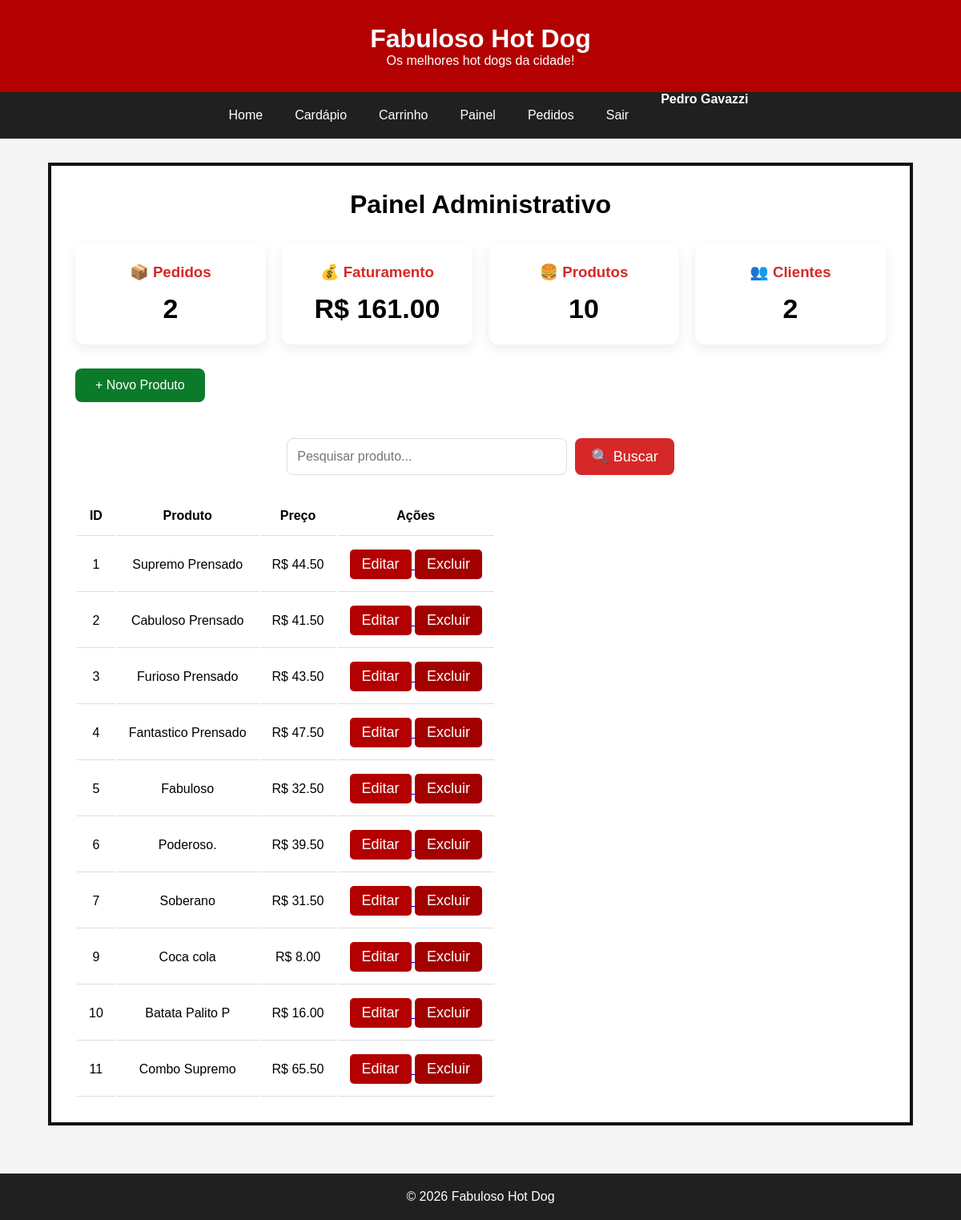
The page /admin (signed in) on the database its author committed.
### tables this page shows
CREATE TABLE produtos(

    id INTEGER PRIMARY KEY AUTOINCREMENT,

    nome TEXT NOT NULL,

    descricao TEXT NOT NULL,

    preco REAL NOT NULL,

    imagem TEXT

, categoria TEXT NOT NULL DEFAULT [Lanches]);

### routes/admin.py (the view)
@admin.route("/admin")
def painel():
    if "admin" not in session:
        return redirect(url_for("auth.login"))
    pesquisa = request.args.get("pesquisa", "")
    if pesquisa:
        produtos = pesquisar_produtos(pesquisa)
    else:
        produtos = listar_produtos()
    dados = dashboard()
    return render_template(
        "admin/admin.html",
        produtos=produtos,
        dashboard=dados,
        pesquisa=pesquisa
    )

### database/database.py (called while the page is built)
def conectar():
    caminho = os.path.abspath("database.db")
    print(f"Banco utilizado: {caminho}")
    conexao = sqlite3.connect("database.db")
    conexao.row_factory = sqlite3.Row
    return conexao

def listar_produtos():
    conexao = conectar()
    cursor = conexao.cursor()
    cursor.execute("""
        SELECT
            id,
            nome,
            descricao,
            preco,
            imagem
        FROM produtos
    """)
    produtos = cursor.fetchall()
    conexao.close()
    return produtos

def dashboard():
    conexao = conectar()
    cursor = conexao.cursor()
    cursor.execute("SELECT COUNT(*) FROM pedidos")
    total_pedidos = cursor.fetchone()[0]
    cursor.execute("SELECT SUM(total) FROM pedidos")
    faturamento = cursor.fetchone()[0] or 0
    cursor.execute("SELECT COUNT(*) FROM produtos")
    total_produtos = cursor.fetchone()[0]
    cursor.execute("SELECT COUNT(DISTINCT telefone) FROM pedidos")
    total_clientes = cursor.fetchone()[0]
    conexao.close()
    return {
        "pedidos": total_pedidos,
        "faturamento": faturamento,
        "produtos": total_produtos,
        "clientes": total_clientes
    }

### templates/admin/admin.html
    {% extends "base.html" %}
{% block conteudo %}
<div class="container-admin">
    <h1>Painel Administrativo</h1>
<div class="cards-dashboard">
    <div class="card-dashboard">
        <h3>📦 Pedidos</h3>
        <span>{{ dashboard.pedidos }}</span>
    </div>
    <div class="card-dashboard">
        <h3>💰 Faturamento</h3>
        <span>
            R$ {{ "%.2f"|format(dashboard.faturamento) }}
        </span>
    </div>
    <div class="card-dashboard">
        <h3>🍔 Produtos</h3>
        <span>{{ dashboard.produtos }}</span>
    </div>
    <div class="card-dashboard">
        <h3>👥 Clientes</h3>
        <span>{{ dashboard.clientes }}</span>
    </div>
</div>
    <a class="btn-novo" href="{{ url_for('admin.novo_produto') }}">
       + Novo Produto
    </a>
<form method="GET" class="pesquisa">
    <input
        type="text"
        name="pesquisa"
        placeholder="Pesquisar produto..."
        value="{{ pesquisa }}">
    <button type="submit">
        🔍 Buscar
    </button>
</form>
    <table class="tabela-admin">
        <thead>
            <tr>
                <th>ID</th>
                <th>Produto</th>
                <th>Preço</th>
                <th>Ações</th>
            </tr>
        </thead>
        <tbody>
        {% for produto in produtos %}
            <tr>
                <td>{{ produto.id }}</td>
                <td>{{ produto.nome }}</td>
                <td>R$ {{ "%.2f"|format(produto.preco) }}</td>
                <td>
                    <a href="{{ url_for('admin.editar_produto', id_produto=produto.id) }}">
                        <button>Editar</button>
                    </a>
                    <a href="{{ url_for('admin.excluir', id_produto=produto.id) }}"
                       onclick="return confirm('Deseja realmente excluir este produto?')">
                         <button class="btn-excluir">
                             Excluir
                         </button>
                    </a>
                </td>
            </tr>
        {% endfor %}
        </tbody>
    </table>
</div>
{% endblock %}

### static/css/style.css (style rules this page uses)
* { margin:0; padding:0; box-sizing:border-box; }
body { font-family:Arial, Helvetica, sans-serif; background:#f5f5f5; }
button { background:#b30000; color:white; border:none; padding:15px 30px; border-radius:8px; cursor:pointer; font-size:18px; }
.container-admin { width:90%; max-width:1100x; margin:30px auto; border:4px solid #111; padding:30px; background:white; }
.container-admin h1 { text-align:center; margin-bottom:30px; }
.btn-novo { display:inline-block; margin-bottom:20px; text-decoration:none; color:white; background:#0b7a29; padding:12px 25px; border-radius:8px; text-align:right; }
.tabela-admin th, .tabela-admin td { padding:15px; border-bottom:1px solid #ddd; text-align:center; }
.tabela-admin button { padding:8px 15px; border:none; border-radius:5px; cursor:pointer; }
.btn-excluir { background:#a30000; color:white; border:none; padding:8px 15px; border-radius:5px; cursor:pointer; }
.cards-dashboard { display:grid; grid-template-columns:repeat(auto-fit,minmax(220px,1fr)); gap:20px; margin:30px 0; }
.card-dashboard { background:white; padding:25px; border-radius:12px; text-align:center; box-shadow:0 5px 15px rgba(0,0,0,.08); }
.card-dashboard h3 { color:#d62828; margin-bottom:15px; }
.card-dashboard span { font-size:34px; font-weight:bold; }
.pesquisa { display:flex; justify-content:center; gap:10px; margin:25px 0; }
.pesquisa input { width:350px; padding:12px; border:1px solid #ddd; border-radius:8px; font-size:16px; }
.pesquisa button { background:#d62828; color:white; border:none; border-radius:8px; padding:12px 20px; cursor:pointer; }

### rows shown on the page
produtos: id "1", nome "Supremo Prensado", preco "44.50"
produtos: id "2", nome "Cabuloso Prensado", preco "41.50"
produtos: id "3", nome "Furioso Prensado", preco "43.50"
produtos: id "4", nome "Fantastico Prensado", preco "47.50"
produtos: id "5", nome "Fabuloso", preco "32.50"
produtos: id "6", nome "Poderoso.", preco "39.50"
produtos: id "7", nome "Soberano", preco "31.50"
produtos: id "9", nome "Coca cola", preco "8.00"
produtos: id "10", nome "Batata Palito P", preco "16.00"
produtos: id "11", nome "Combo Supremo", preco "65.50"

### other values the page prints
{{ session["nome"] }} "Pedro Gavazzi"
{{ dashboard.pedidos }} "2"
{{ "%.2f"|format(dashboard.faturamento) }} "161.00"
{{ dashboard.produtos }} "10"
{{ dashboard.clientes }} "2"
